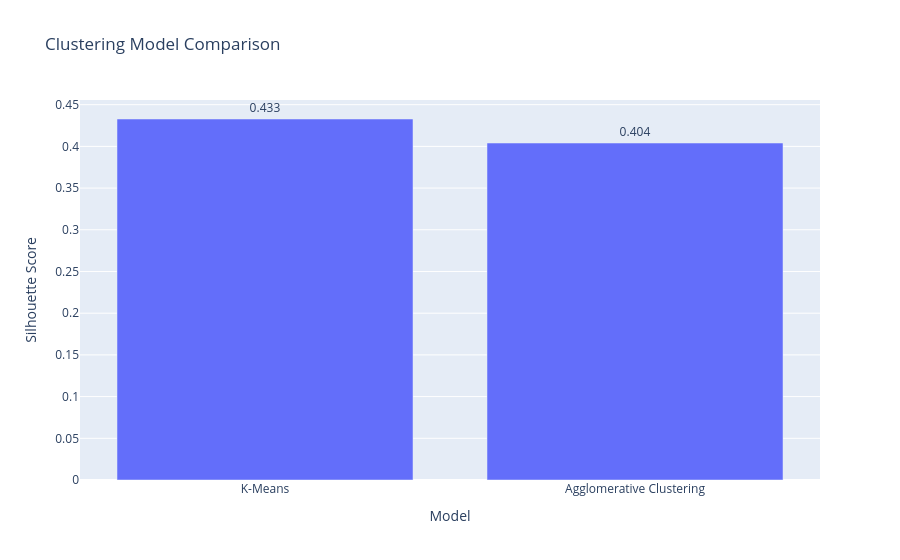

Write notebook code for a chart like this one.
### Code cell
fig = px.bar(
    model_comparison,
    x='Model',
    y='Silhouette Score',
    title='Clustering Model Comparison',
    text='Silhouette Score'
)

fig.update_traces(
    texttemplate='%{text:.3f}',
    textposition='outside'
)

fig.show()

### Figure 1 — Plotly figure (JSON) as saved in the notebook; plotly's stock layout.template omitted (floating-point values rounded to 4 significant figures)
{"data": [{"alignmentgroup": "True", "hovertemplate": "Model=%{x}<br>Silhouette Score=%{text}<extra></extra>", "legendgroup": "", "marker": {"color": "#636efa", "pattern": {"shape": ""}}, "name": "", "offsetgroup": "", "orientation": "v", "showlegend": false, "text": [0.4328, 0.404], "textposition": "outside", "texttemplate": "%{text:.3f}", "type": "bar", "x": ["K-Means", "Agglomerative Clustering"], "xaxis": "x", "y": [0.4328, 0.404], "yaxis": "y"}], "layout": {"barmode": "relative", "legend": {"tracegroupgap": 0}, "title": {"text": "Clustering Model Comparison"}, "xaxis": {"anchor": "y", "domain": [0, 1], "title": {"text": "Model"}}, "yaxis": {"anchor": "x", "domain": [0, 1], "title": {"text": "Silhouette Score"}}}}
